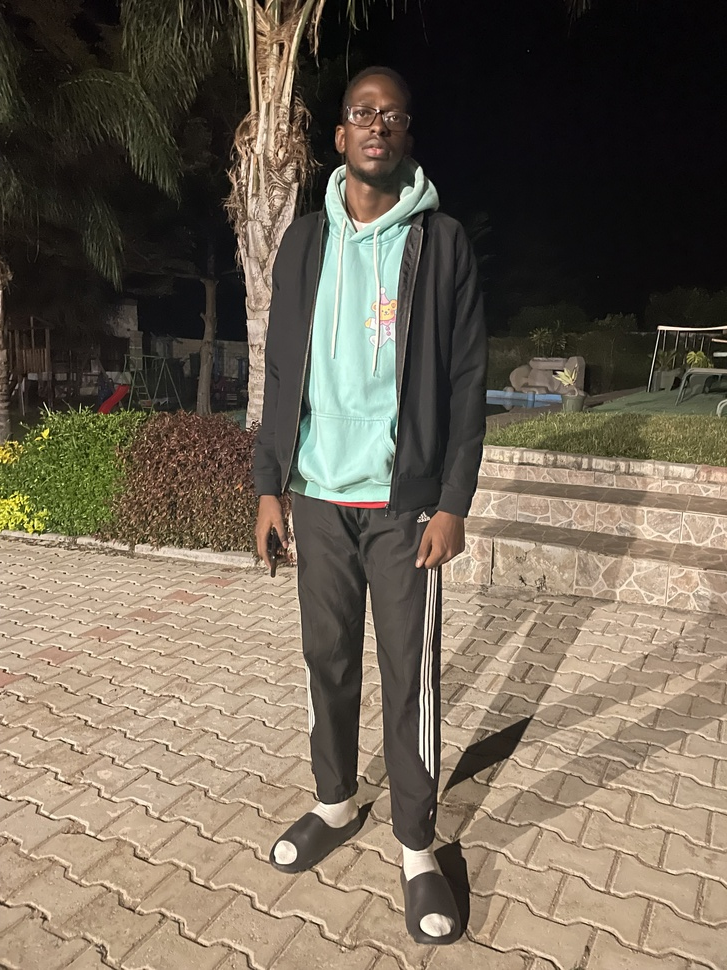
#> input picture Gallery/IMG_0336.JPG, 727 x 970 px, shrunk from 3024 x 4032 before the run
$ python check_face.py ../Gallery/IMG_0336.JPG
#> lines starting #> are read from the running program, lines starting #| are printed output that depends on the picture
import cv2
import sys

def detect_face(image_path):
#> called with image_path = '../Gallery/IMG_0336.JPG'
    face_cascade = cv2.CascadeClassifier(cv2.data.haarcascades + 'haarcascade_frontalface_default.xml')
    image = cv2.imread(image_path)
#> image is the input picture: shape (970, 727, 3); mean B, G, R 86.7, 102.2, 113.2
    gray = cv2.cvtColor(image, cv2.COLOR_BGR2GRAY)
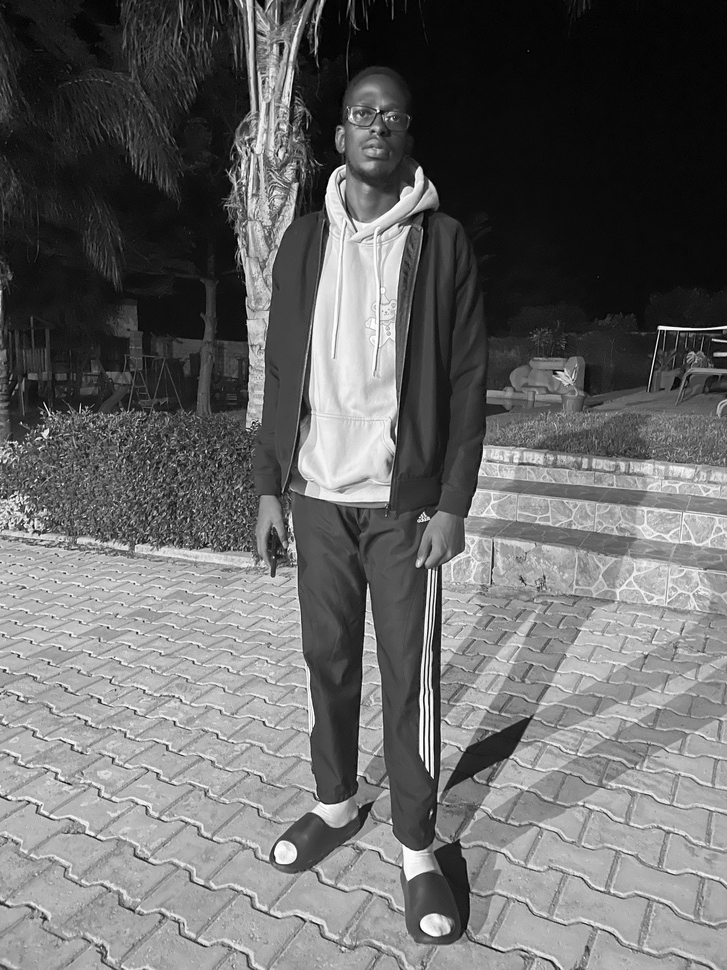
#> gray: shape (970, 727); min 0, max 255, mean 103.7

    faces = face_cascade.detectMultiScale(gray, scaleFactor=1.1, minNeighbors=5, minSize=(30, 30))
#> faces = ()
    return len(faces) > 0  # Returns True if at least one face is detected

if __name__ == "__main__":
    image_path = sys.argv[1]
    if detect_face(image_path):
        print("FACE_DETECTED")
    else:
        print("NO_FACE")

$ run again, on Gallery/20241106_135713.jpg
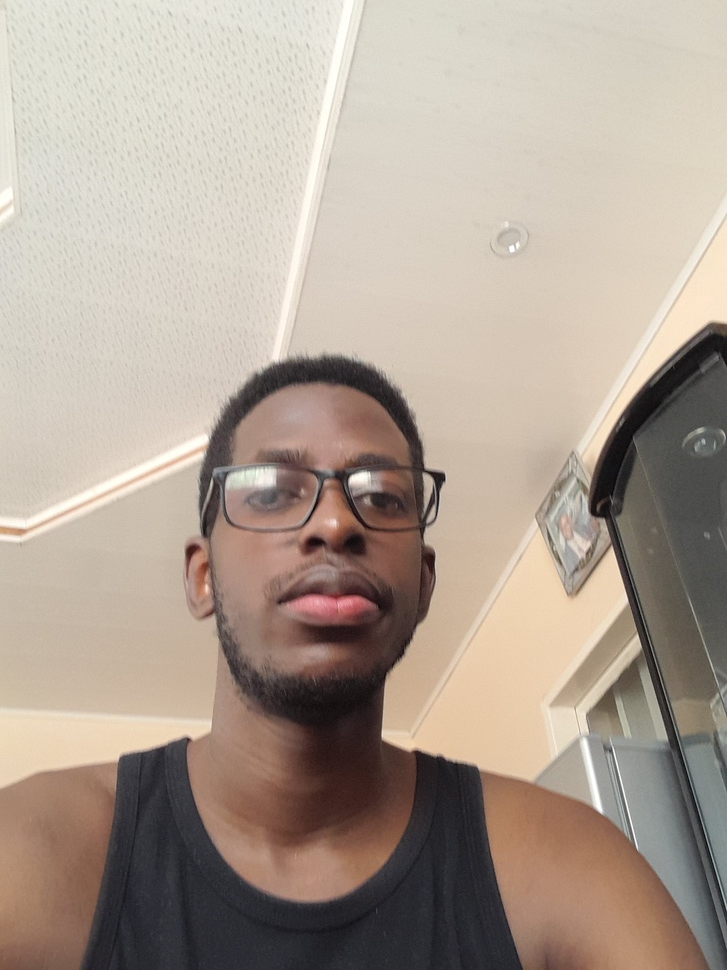
#> input picture Gallery/20241106_135713.jpg, 727 x 970 px, shrunk from 1980 x 2640 before the run
#> in detect_face, image is the input picture: shape (970, 727, 3); mean B, G, R 147.3, 159.8, 173.7
#> in detect_face, `gray = cv2.cvtColor(image, cv2.COLOR_BGR2GRAY)`:
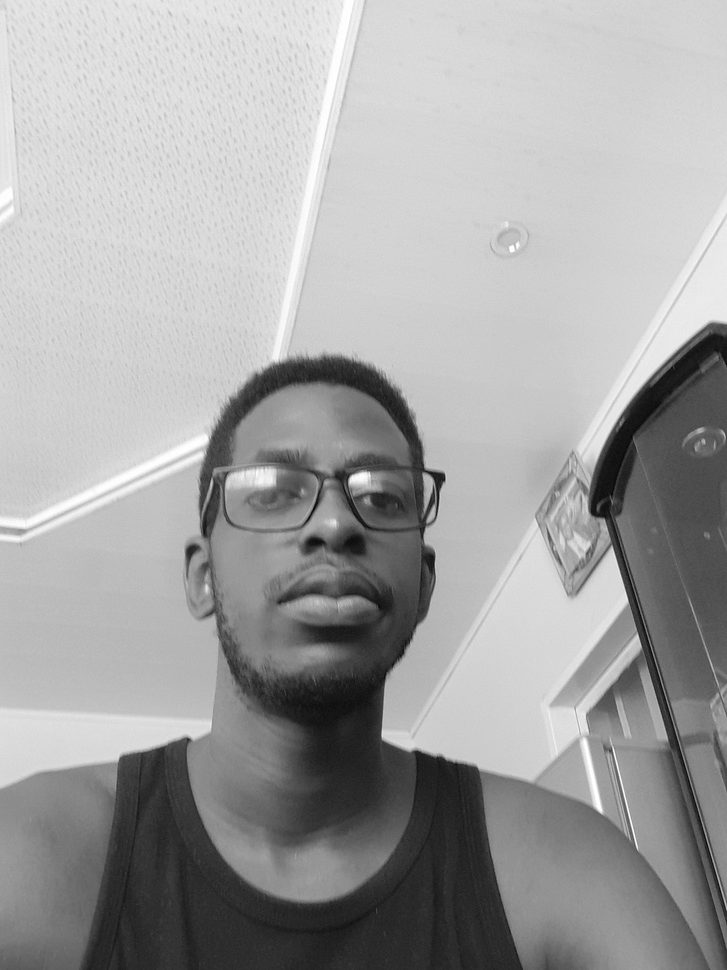
#> gray: shape (970, 727); min 2, max 255, mean 162.5
#> faces = [[198, 386, 272, 272]]

$ run again, on Gallery/20241111_080356.jpg
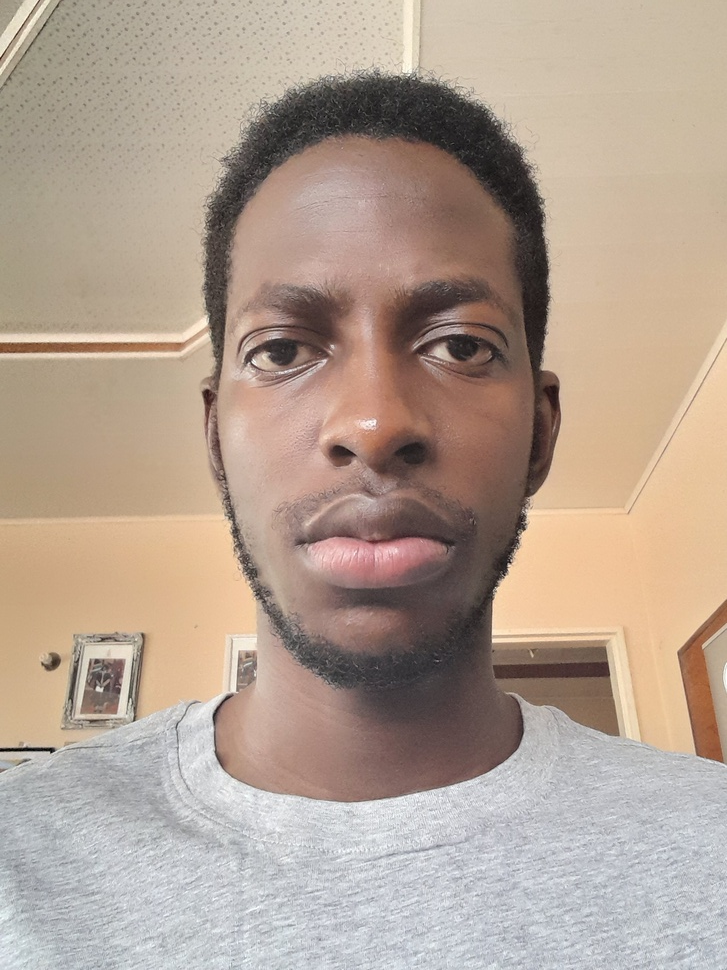
#> input picture Gallery/20241111_080356.jpg, 727 x 970 px, shrunk from 1980 x 2640 before the run
#> in detect_face, image is the input picture: shape (970, 727, 3); mean B, G, R 146.8, 161, 178.9
#> in detect_face, `gray = cv2.cvtColor(image, cv2.COLOR_BGR2GRAY)`:
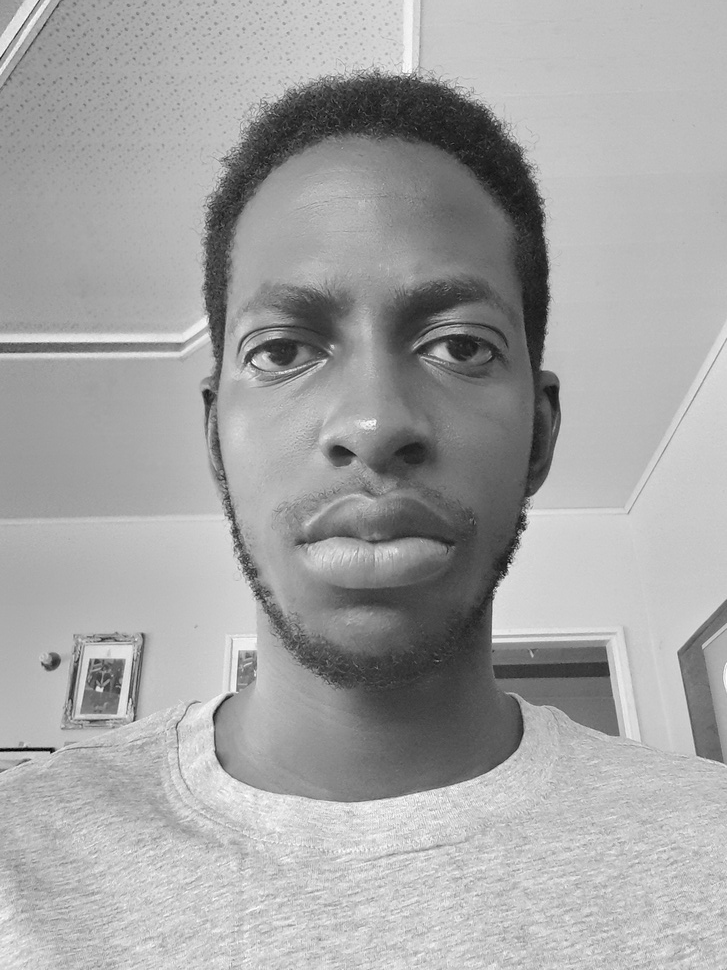
#> gray: shape (970, 727); min 0, max 255, mean 164.7
#> faces = [[168, 172, 419, 419]]

$ run again, on Gallery/20241111_080420.jpg
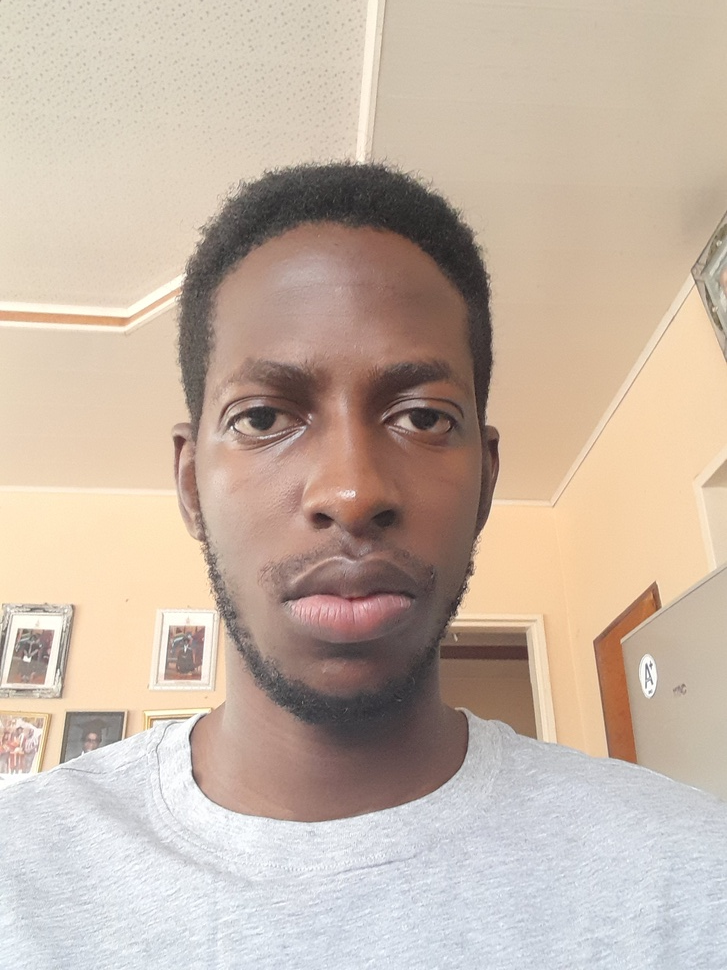
#> input picture Gallery/20241111_080420.jpg, 727 x 970 px, shrunk from 1980 x 2640 before the run
#> in detect_face, image is the input picture: shape (970, 727, 3); mean B, G, R 167, 181.4, 198.6
#> in detect_face, `gray = cv2.cvtColor(image, cv2.COLOR_BGR2GRAY)`:
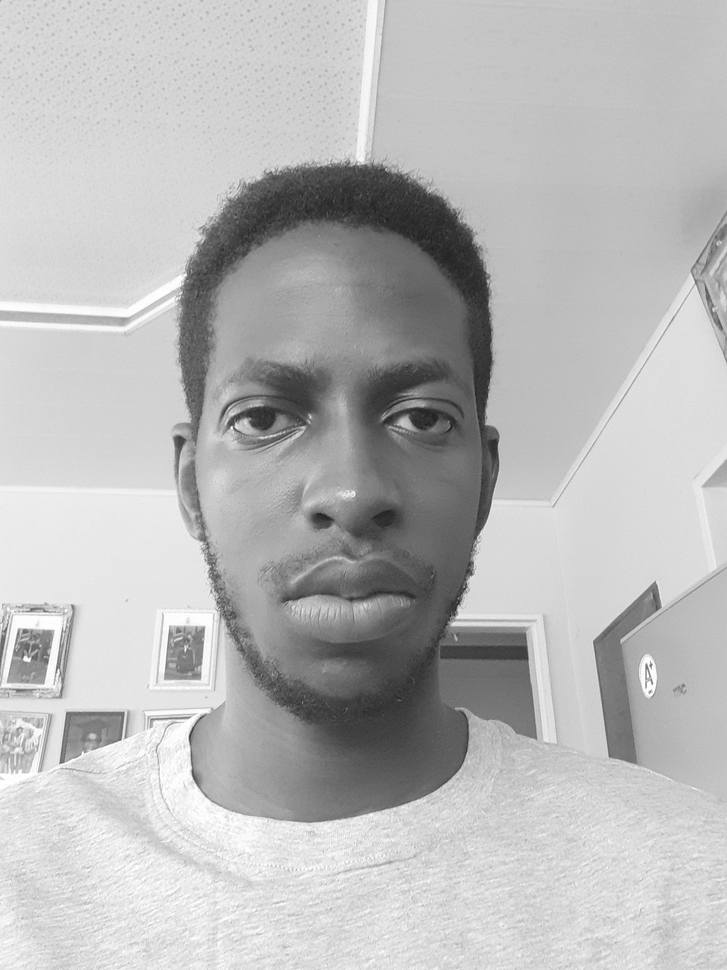
#> gray: shape (970, 727); min 30, max 255, mean 184.9
#> faces = [[161, 262, 373, 373], [75, 51, 508, 508]]
